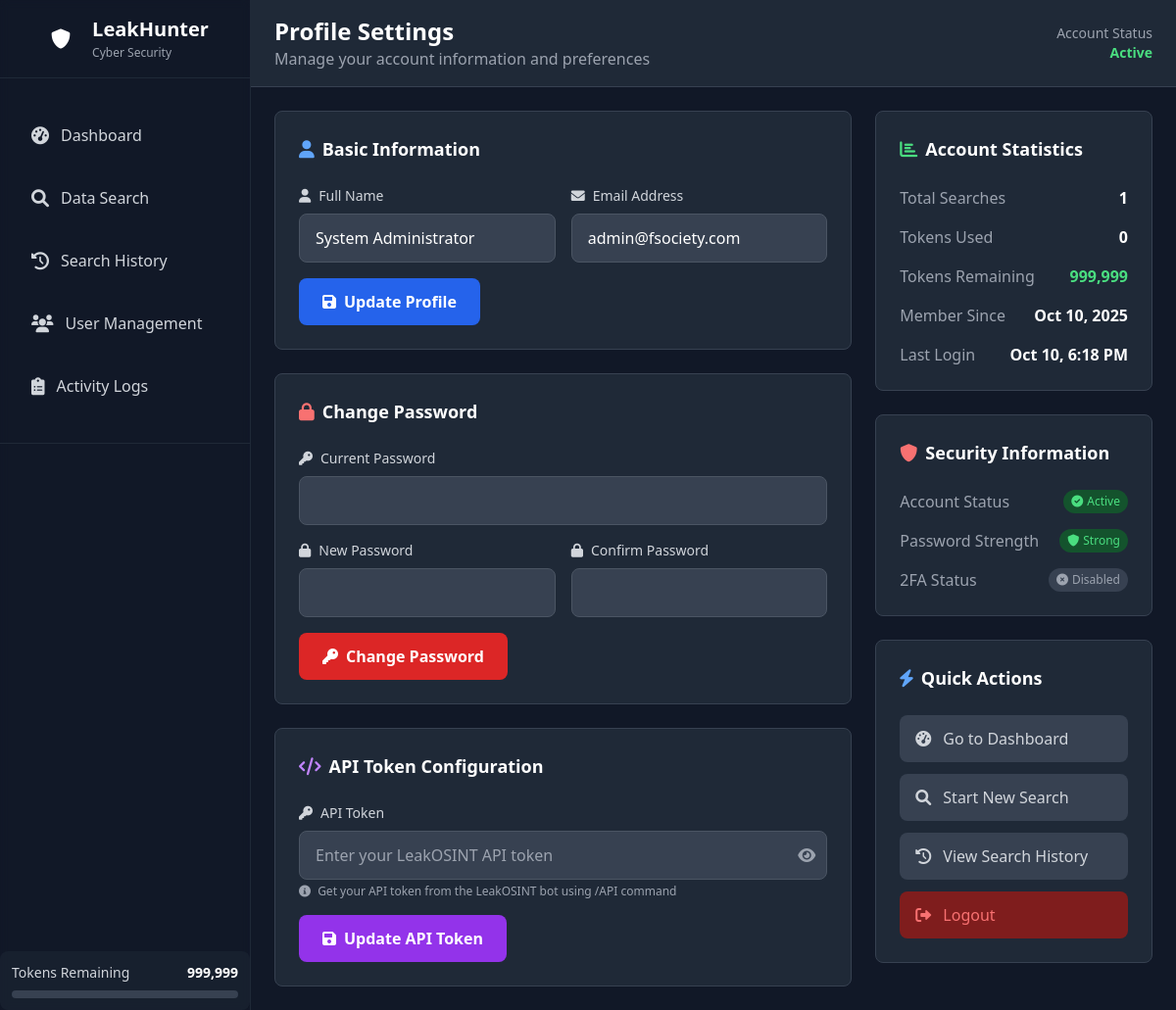
Screenshot of /admin/profile.php (signed in) with the database file from the repository.
### tables this page shows
CREATE TABLE `users` (
  `id` int(11) NOT NULL,
  `email` varchar(255) NOT NULL,
  `password` varchar(255) NOT NULL,
  `full_name` varchar(255) NOT NULL,
  `api_token` varchar(500) DEFAULT NULL,
  `tokens_remaining` int(11) DEFAULT 9,
  `device_id` varchar(64) DEFAULT NULL,
  `role` enum('user','admin') DEFAULT 'user',
  `is_banned` tinyint(1) DEFAULT 0,
  `registration_date` timestamp NULL DEFAULT current_timestamp(),
  `created_at` timestamp NULL DEFAULT current_timestamp(),
  `updated_at` timestamp NULL DEFAULT current_timestamp() ON UPDATE current_timestamp(),
  `last_login` timestamp NULL DEFAULT NULL,
  `is_active` tinyint(1) DEFAULT 1
);

### admin/profile.php (the view, shortened to what the rows shown need)
<?php
require_once '../includes/config.php';
$user = getUserInfo();
try {
    $accountCreated = $user['created_at'];
} catch (Exception $e) {
    error_log("Profile stats error: " . $e->getMessage());
    $totalSearches = $totalTokensUsed = 0;
    $accountCreated = $user['created_at'];
}
?>
<!DOCTYPE html>
<html lang="en">
<head>
    <script src="https://cdn.tailwindcss.com"></script>
    <link href="https://cdnjs.cloudflare.com/ajax/libs/font-awesome/6.0.0/css/all.min.css" rel="stylesheet">
</head>
<body class="bg-gray-900 min-h-screen text-white">
    <?php include 'sidebar.php'; ?>
    <div class="lg:ml-64 min-h-screen">
        <header class="bg-gray-800 border-b border-gray-700 px-6 py-4">
            <div class="flex items-center justify-between">
                <div>
                    <h1 class="text-2xl font-bold text-white">Profile Settings</h1>
                </div>
            </div>
        </header>
        <main class="p-6">
            <div class="grid grid-cols-1 lg:grid-cols-3 gap-6">
                <div class="lg:col-span-2 space-y-6">
                    <div class="bg-gray-800 rounded-lg p-6 border border-gray-700">
                        <form method="POST" class="space-y-4">
                            <div class="grid grid-cols-1 md:grid-cols-2 gap-4">
                                <div>
                                    <label for="full_name" class="block text-sm font-medium text-gray-300 mb-2">
                                        <i class="fas fa-user mr-2"></i>Full Name
                                    </label>
                                    <input type="text" id="full_name" name="full_name" required
                                           class="w-full px-4 py-3 bg-gray-700 border border-gray-600 rounded-lg text-white placeholder-gray-400 focus:outline-none focus:ring-2 focus:ring-blue-500 focus:border-transparent transition-all"
                                           value="<?php echo htmlspecialchars($user['full_name']); ?>">
                                </div>
                                <div>
                                    <label for="email" class="block text-sm font-medium text-gray-300 mb-2">
                                        <i class="fas fa-envelope mr-2"></i>Email Address
                                    </label>
                                    <input type="email" id="email" name="email" required
                                           class="w-full px-4 py-3 bg-gray-700 border border-gray-600 rounded-lg text-white placeholder-gray-400 focus:outline-none focus:ring-2 focus:ring-blue-500 focus:border-transparent transition-all"
                                           value="<?php echo htmlspecialchars($user['email']); ?>">
                                </div>
                            </div>
                        </form>
                    </div>
                    <div class="bg-gray-800 rounded-lg p-6 border border-gray-700">
                        <form method="POST" class="space-y-4">
                            <div>
                                <div class="relative">
                                    <input type="password" id="api_token" name="api_token"
                                           class="w-full px-4 py-3 bg-gray-700 border border-gray-600 rounded-lg text-white placeholder-gray-400 focus:outline-none focus:ring-2 focus:ring-blue-500 focus:border-transparent transition-all pr-12"
                                           value="<?php echo htmlspecialchars($user['api_token'] ?? ''); ?>"
                                           placeholder="Enter your LeakOSINT API token">
                                    <button type="button" onclick="toggleApiToken()"
                                            class="absolute right-3 top-1/2 transform -translate-y-1/2 text-gray-400 hover:text-white transition-colors">
                                        <i class="fas fa-eye" id="apiTokenToggle"></i>
                                    </button>
                                </div>
                            </div>
                        </form>
                    </div>
                </div>
                <div class="space-y-6">
                    <div class="bg-gray-800 rounded-lg p-6 border border-gray-700">
                        <div class="space-y-4">
                            <div class="flex items-center justify-between">
                                <span class="text-gray-400">Tokens Remaining</span>
                                <span class="text-green-400 font-semibold"><?php echo number_format($user['tokens_remaining']); ?></span>
                            </div>
                            <div class="flex items-center justify-between">
                                <span class="text-gray-400">Member Since</span>
                                <span class="text-white font-semibold"><?php echo date('M j, Y', strtotime($accountCreated)); ?></span>
                            </div>
                            <div class="flex items-center justify-between">
                                <span class="text-gray-400">Last Login</span>
                                <span class="text-white font-semibold">
                                    <?php echo $user['last_login'] ? date('M j, g:i A', strtotime($user['last_login'])) : 'Never'; ?>
                                </span>
                            </div>
                        </div>
                    </div>
                </div>
            </div>
        </main>
    </div>
</body>
</html>

### admin/sidebar.php (shortened to what the rows shown need)
<?php
$user = getUserInfo();
?>
<div id="sidebar" class="fixed inset-y-0 left-0 z-40 w-64 bg-cyber-gray/95 backdrop-blur-sm border-r border-gray-800 transform -translate-x-full lg:translate-x-0 transition-transform duration-300 ease-in-out flex flex-col justify-between">
    <div class="flex flex-col">
        <div class="flex items-center justify-center h-20 px-4 border-b border-gray-800">
            <div class="flex items-center space-x-3">
                <div>
                    <h1 class="text-xl font-bold text-white leading-tight">LeakHunter</h1>
                </div>
            </div>
        </div>
    </div>
        <div class="bg-gray-800/50 rounded-lg p-3 space-y-2">
            <div class="flex items-center justify-between">
                <span class="text-sm text-gray-300">Tokens Remaining</span>
                <span class="text-sm font-bold text-cyber-green"><?php echo number_format($user['tokens_remaining']); ?></span>
            </div>
        </div>
    </div>

### rows the page displays
users: tokens_remaining "999,999", full_name "System Administrator", email "admin@fsociety.com", created_at "Oct 10, 2025", last_login "Oct 10, 6:18 PM"

### other values shown
$totalSearches "1"
$totalTokensUsed "0"
